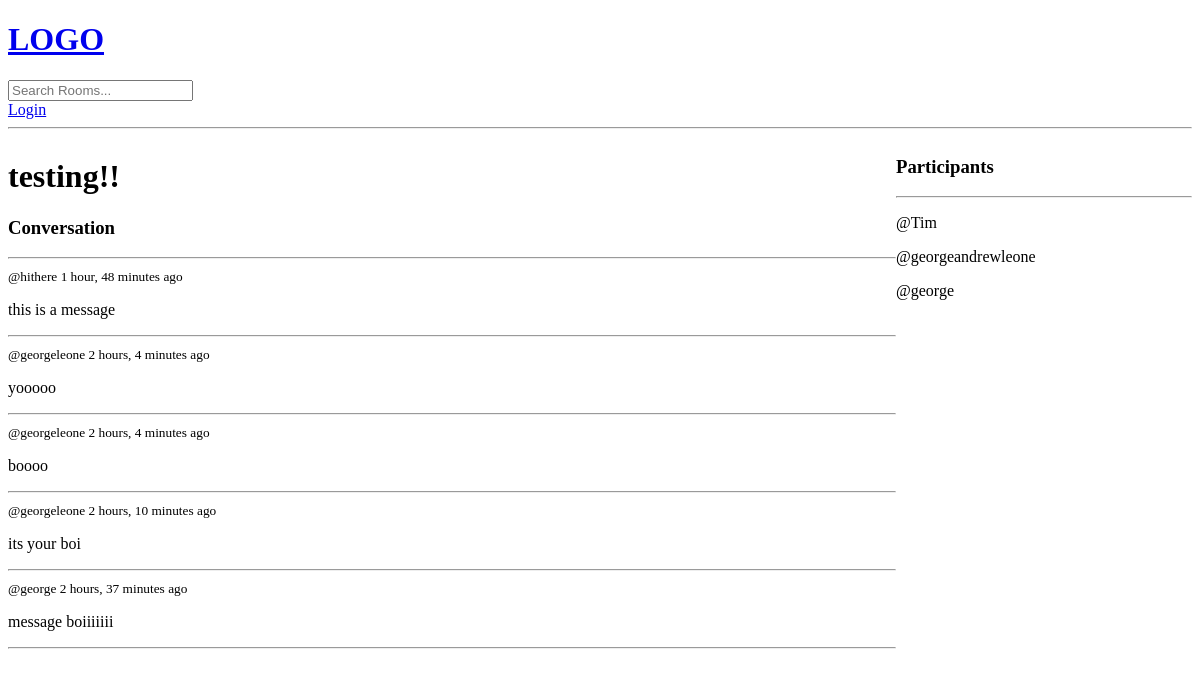
/room/6/, run on an earlier commit of the app's database.
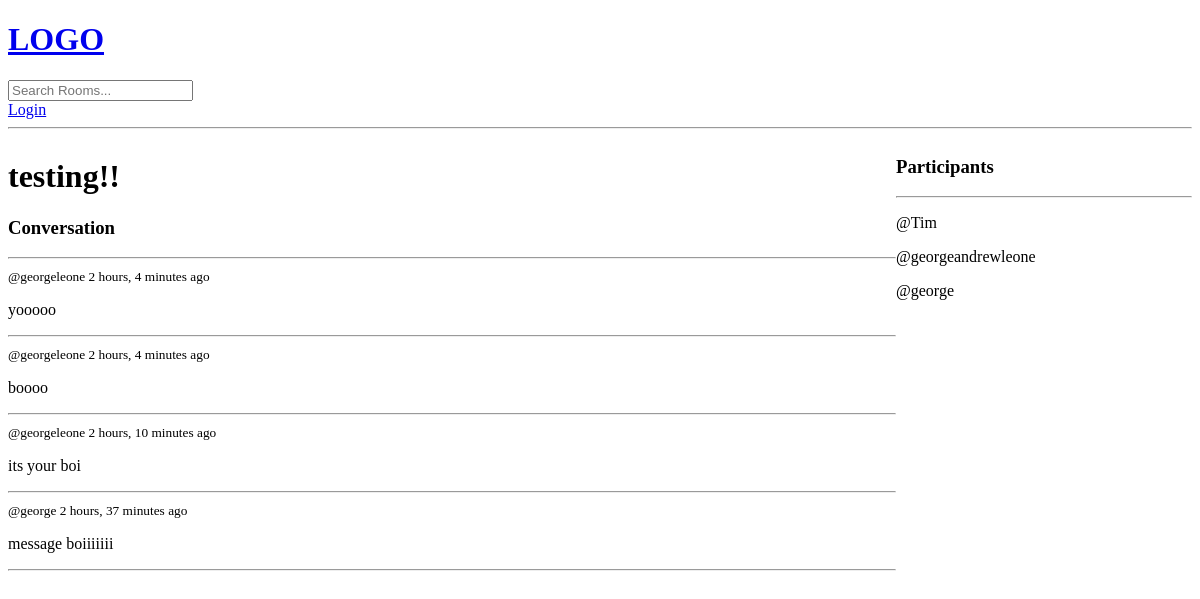
And on a later commit of the database.
### base/models.py (models this page shows, shortened)
class Message(models.Model):
    user = models.ForeignKey(User, on_delete=models.CASCADE)
    room = models.ForeignKey(Room, on_delete=models.CASCADE) #this is what establishes the one to many relationship between the room and it's messages.
    body = models.TextField() #sets the body as a basic text field
    updated = models.DateTimeField(auto_now=True) #every time that the save method is called were taking a time stamps
    created = models.DateTimeField(auto_now_add=True) #auto now add only takes a timestamp when we first save or create this instance
    class Meta:
        ordering = ['-updated', '-created']

### base/views.py (the view, shortened to what this page needs)
# urls.py: path('room/<str:pk>/', views.room, name="room"),
def room(request, pk):
    room = Room.objects.get(id=pk) #sets the room to view as the instance where the id matches the key
    room_messages = room.message_set.all()  #we want to order it by the most recent message
    participants = room.participants.all()
    context = {'room': room, 'room_messages':room_messages, 'participants':participants}
    return render(request, 'base/room.html', context)

### base/templates/base/room.html (shortened to what this page needs)
{% extends 'main.html' %}
{% block content %}
<div class="room-container">
    <div>
        <h1>{{room.name}}</h1>
        <div class="comment-wrapper">
            <h3>Conversation</h3>
            <hr>
            {% for message in room_messages %}
                <div>
                    <small>@{{message.user}} {{message.created|timesince}} ago</small>
                    <p>{{message.body}}</p>
                    <hr>
                </div>
            {% endfor %}
        </div>
    </div>
    <div>
        <h3>Participants</h3>
        <hr>
        {% for user in participants %}
            <div>
                <p> @{{user.username}} </p>
            </div>
        {% endfor %}
    </div>
</div>
{% endblock %}

What changed in the data, as far as the page shows it:
removed Message: user "hithere", created "1 hour, 48 minutes", body "this is a message"
